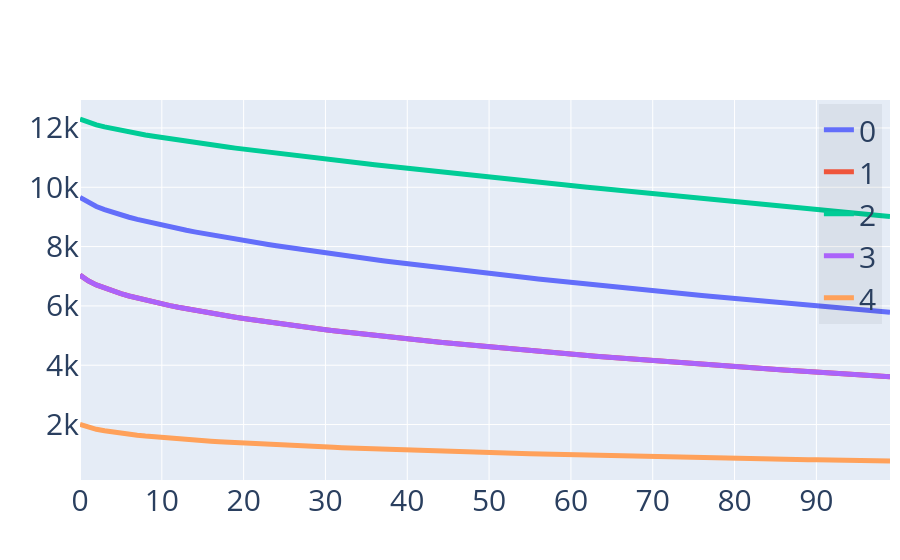

Here is the notebook cell this chart was saved with:
### Code cell
plotCompare(arange(iterations),Losses)
